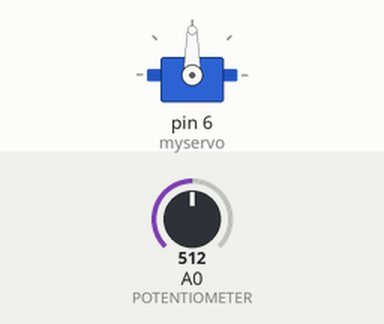
Simulated run of this sketch. Board: Arduino Uno, built with avr-gcc and run on an emulated ATmega328P. Shown: servo. Inputs (shaded band) come from the test bench; at power-on: A0 (POTENTIOMETER) = 512.

Above: at 1.8 s.
1.9 s: A0 (POTENTIOMETER) set to 716
At 2.9 s:
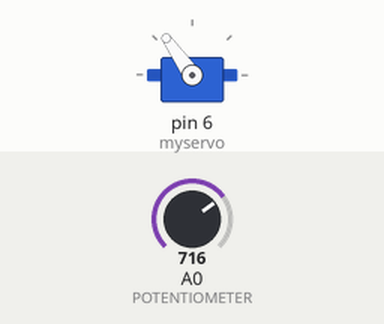
3.5 s: A0 (POTENTIOMETER) set to 900
At 4.5 s:
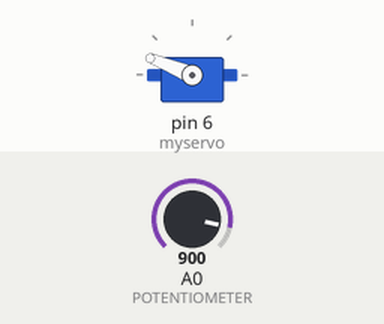
5.5 s: A0 (POTENTIOMETER) set to 1023
At 7.2 s:
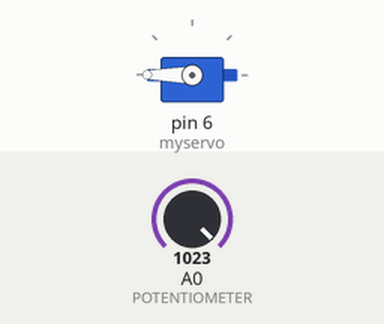
7.5 s: A0 (POTENTIOMETER) set to 306
At 8.7 s:
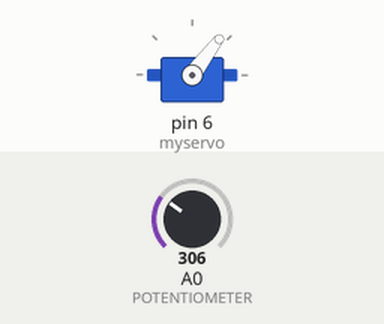
9.5 s: A0 (POTENTIOMETER) set to 122
At 10.3 s:
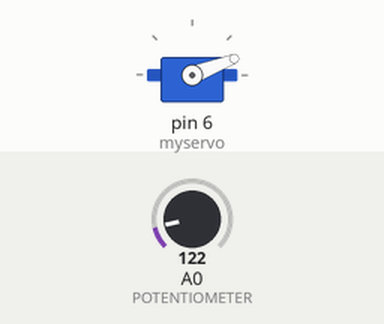
Timing chart, 0 to 12.5 s (numbered marks = the images above; inputs shaded):
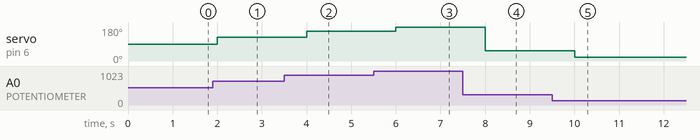

Measured:
- after the input at 1.9 s, servo on pin 6 (myservo): 90° → 125° after 0.10 s
- after the input at 3.5 s, servo on pin 6 (myservo): 125° → 158° after 0.50 s
- after the input at 5.5 s, servo on pin 6 (myservo): 158° → 180° after 0.50 s
- after the input at 7.5 s, servo on pin 6 (myservo): 180° → 53° after 0.50 s
- after the input at 9.5 s, servo on pin 6 (myservo): 53° → 21° after 0.50 s

The sketch:

1.ino
```cpp
#include <Servo.h>
Servo myservo;//we declare our servo.

void setup()
{
  myservo.attach(6);//we attach servo to a pin.
  //Serial.begin(9600);
  //pinMode(A0,INPUT);
}
void loop()
{
  int pot_val=analogRead(A0);//READ THE POTENTIOMETER VALUE.
  //Serial.println(pot_val);
  int angle = map(pot_val, 0, 1023, 0, 180);//0-1023 to 0-179.
  myservo.write(angle);
  //Serial.println(angle);
  delay(1000);
}
```
